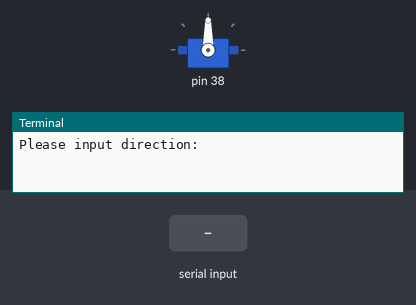
A program run on a simulated Raspberry Pi (header pin numbers). On the bench: servo, the last lines printed to the terminal. Inputs (shaded band) come from the test bench. Servo angles are drawn from the pulse width (0.5 ms = 0°, 2.5 ms = 180°).

Above: at 1.4 s.
1.5 s: "F" typed at the terminal, then Enter
At 2.0 s:
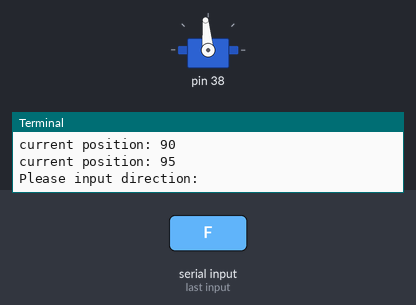
3.0 s: "F" typed at the terminal, then Enter
At 4.2 s:
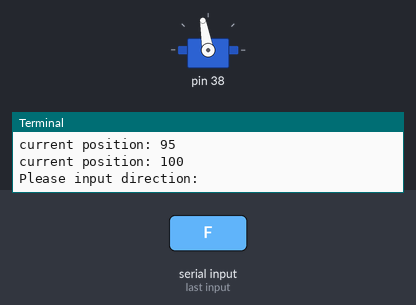
4.5 s: "R" typed at the terminal, then Enter
At 5.4 s:
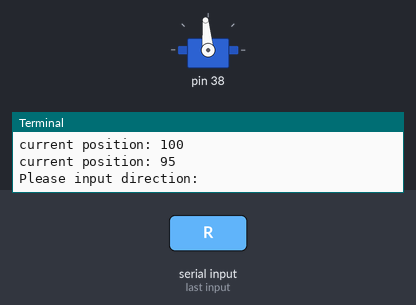
Timing chart, 0 to 7.5 s (numbered marks = the images above; inputs shaded):
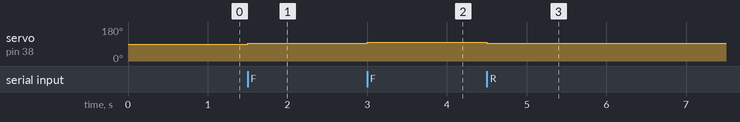

The program:

steering.py
```python
# -*- coding: UTF-8 -*-
import RPi.GPIO as GPIO
import time
import atexit
# 这个类表示单个的SG90模块


class Steering:
    max_delay = 0.2
    min_delay = 0.04

    def __init__(self, channel, init_position, min_angle, max_angle, speed):
        self.channel = channel
        self.init_position = init_position
        self.position = init_position
        self.min_angle = min_angle
        self.max_angle = max_angle
        self.speed = speed

        atexit.register(GPIO.cleanup)
        GPIO.setmode(GPIO.BOARD)
        GPIO.setwarnings(False)
        GPIO.setup(self.channel, GPIO.OUT, initial=False)

        self.pwm = GPIO.PWM(self.channel, 50)  # PWM
        self.pwm.start(2.5 + 10 * self.position / 180)  # 让舵机转到初始位置
        time.sleep(Steering.max_delay)
        self.pwm.ChangeDutyCycle(0)  # 如果不加的话，舵机会不规则抖动
        time.sleep(Steering.min_delay)

    def forwardRotation(self):
        print("current position: " + str(self.position))
        if (self.position + self.speed) <= self.max_angle:
            self.position = self.position + self.speed
            self.pwm.ChangeDutyCycle(2.5 + 10 * self.position / 180)  # 设置舵机角度
            time.sleep(Steering.min_delay)
            self.pwm.ChangeDutyCycle(0)  # 舵机回到中位
            time.sleep(Steering.min_delay)
        print("current position: " + str(self.position))


    def reverseRotation(self):
        print("current position: " + str(self.position))
        if (self.position - self.speed) >= self.min_angle:
            self.position = self.position - self.speed
            self.pwm.ChangeDutyCycle(2.5 + 10 * self.position / 180)  # 设置舵机角度
            time.sleep(Steering.min_delay)
            self.pwm.ChangeDutyCycle(0)  # 舵机回到中位
            time.sleep(Steering.min_delay)
        print("current position: " + str(self.position))

    def reset(self):
        '''
        Reset the steering to the middle
        '''
        self.position = self.init_position
        self.pwm.start(2.5 + 10 * self.init_position / 180)  # 让舵机转到初始位置
        time.sleep(Steering.max_delay)
        self.pwm.ChangeDutyCycle(0)  # 如果不加的话，舵机会不规则抖动
        time.sleep(Steering.min_delay)


if __name__ == "__main__":
    steer = Steering(38, 90, 45, 136, 5)
    while True:
        direction = input("Please input direction: ")
        if direction == "F":
            steer.forwardRotation()
        elif direction == "R":
            steer.reverseRotation()
        elif direction == "G":
            steer.reset()
```

Measured:
- after the input at 1.5 s, servo on pin 38: 90° → 95° at once
- after the input at 3.0 s, servo on pin 38: 95° → 100° at once
- after the input at 4.5 s, servo on pin 38: 100° → 95° at once
